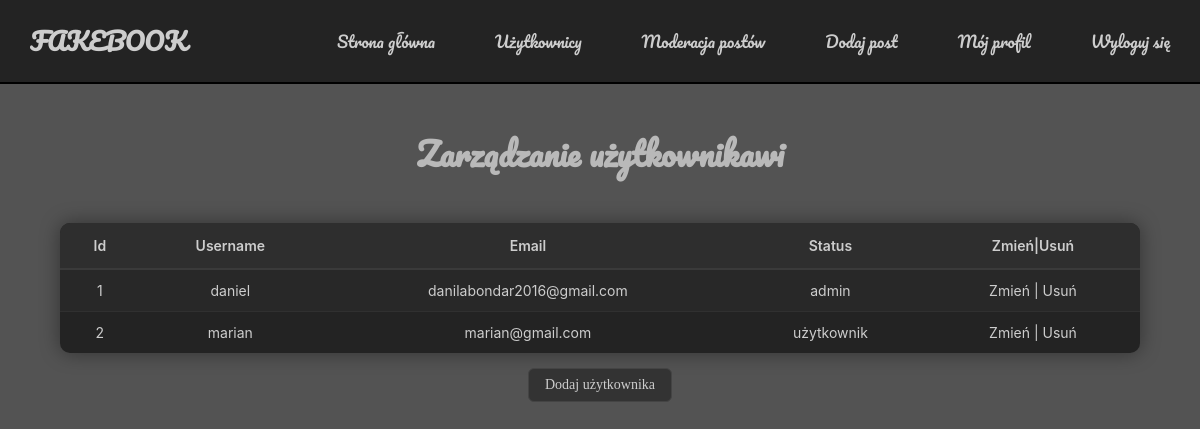
The app's page /users.manegment.php (signed in) with its own data.
### tables this page shows
CREATE TABLE `users` (
  `id` int(11) NOT NULL,
  `username` varchar(200) NOT NULL,
  `password` varchar(100) NOT NULL,
  `email` varchar(100) NOT NULL,
  `added` datetime NOT NULL DEFAULT current_timestamp(),
  `foto` varchar(200) NOT NULL,
  `admin` tinyint(1) NOT NULL
);

### users.manegment.php (the view, shortened to what this page needs)
<?php
include("includes/database.inc.php");
?>
<?php
if ($stmt = $connect->prepare('SELECT * FROM users')) {
    $stmt->execute();
    $res = $stmt->get_result();
    ?>
    <div id="manegment_title">
        <h1>Zarządzanie użytkownikawi</h1>
    </div>
    <div id="manegment_table">
        <table>
            <tr>
                <th>Id</th>
                <th>Username</th>
                <th>Email</th>
                <th>Status</th>
                <th>Zmień|Usuń</th>
            </tr>
            <?php
            while ($record = mysqli_fetch_assoc($res)) {
                ?>
                <tr>
                    <td><?php echo $record['id'] ?></td>
                    <td><?php echo $record['username'] ?></td>
                    <td><?php echo $record['email'] ?></td>
                    <td><?php  if($record['admin'] == 1){echo "admin";}elseif($record['admin'] != 1){echo"użytkownik";} ?></td>
                    <td>
                        <a href="user.edit.php?id=<?php echo $record['id'] ?>">Zmień</a> |
                        <a href="users.manegment.php?delete=<?php echo $record['id'] ?>">Usuń</a>
                    </td>
                </tr>
                <?php
            }
            ?>
        </table>
    </div>
    <div class="add_user">
        <a class="button" href="user.add.php">Dodaj użytkownika</a>
    </div>
    <?php
}
?>
<?php
include("includes/footer.inc.php");
?>

### css/main.css (style rules this page uses)
a { text-decoration: none; color: #cdcdcd; }
::placeholder { color: #e5e5e5; }
body { margin: 0; background-color: rgb(83, 83, 83); }
#manegment_title { font-family: "Pacifico", cursive; color: #b9b9b9; width: auto; display: flex; justify-content: center; align-items: center; padding: 20px; }
#manegment_table { width: auto; display: flex; justify-content: center; align-items: center; }
table { width: 90%; border-collapse: collapse; background-color: #232323; color: #cdcdcd; border-radius: 10px; overflow: hidden; font-family: "Inter", system-ui, sans-serif; font-size: 14px; box-shadow: 0 0 20px rgba(0, 0, 0, 0.4); }
th { background-color: #2e2e2e; color: #cdcdcd; text-align: center; padding: 14px 16px; font-weight: 600; border-bottom: 2px solid #3a3a3a; position: sticky; top: 0; z-index: 1; }
tr { transition: background-color 0.2s ease, transform 0.1s ease; }
tbody tr:nth-child(even) { background-color: #282828; }
td { padding: 12px 16px; border-bottom: 1px solid #303030; text-align: center; }
tbody tr:last-child td { border-bottom: none; }
.button { display: inline-block; padding: 8px 16px; background-color: #333333; color: #cdcdcd; text-decoration: none; border: 1px solid #444444; border-radius: 6px; font-size: 14px; font-weight: 500; transition: background-color 0.2s ease, transform 0.1s ease, box-shadow 0.2s ease; }
.add_user { width: auto; padding: 15px; display: flex; align-items: center; justify-self: center; }

### records on screen
users: id "1", username "daniel", email "danilabondar2016@gmail.com", admin "admin"
users: id "2", username "marian", email "marian@gmail.com", admin "użytkownik"
